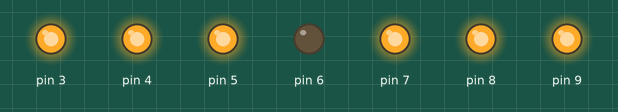
This sketch was run on a simulated Arduino Uno, built with avr-gcc and run on an emulated ATmega328P. On the bench: output pins drawn as LEDs (lit = HIGH).

Above: at 0.5 s.
At 1.5 s:
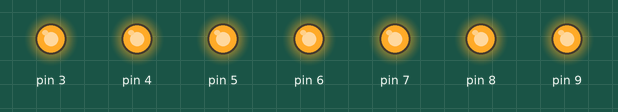
At 2.5 s:
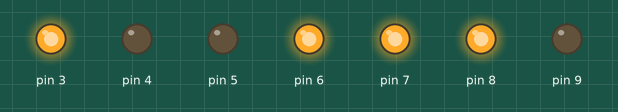
At 3.5 s:
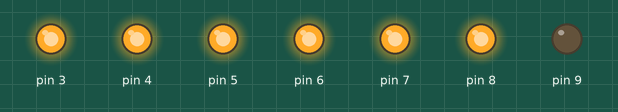
At 4.5 s:
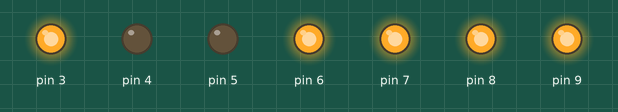
At 5.5 s:
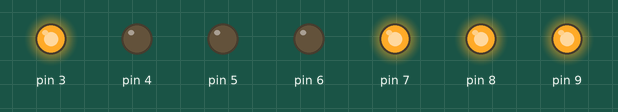
Timing chart, 0 to 6.9 s (numbered marks = the images above):
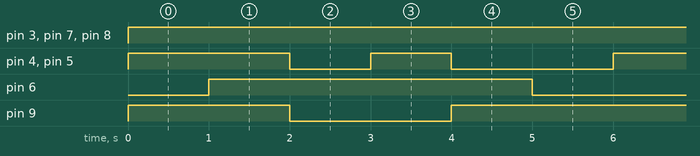

Measured:
- by itself, pin 3, pin 7, pin 8: LOW → HIGH at 0.00 s
- by itself, pin 4, pin 5: repeats every 6.0 s: LOW 1.0 s, HIGH 1.0 s, LOW 2.0 s, HIGH 2.0 s
- by itself, pin 6: alternates HIGH for 4.0 s and LOW for 2.0 s
- by itself, pin 9: repeats every 6.0 s: LOW 2.0 s, HIGH 4.0 s

The sketch:

LED7SEGMENTCHAR.ino
```cpp
bool ledchar[6][7]=
{
  1,1,1,0,1,1,1,
  1,1,1,1,1,1,1,
  1,0,0,1,1,1,0,
  1,1,1,1,1,1,0,
  1,0,0,1,1,1,1,
  1,0,0,0,1,1,1,
};
void setup()
{
  for(int i=3; i<=9; i++) pinMode(i,OUTPUT);
}
void on(byte n)
{
  for(int j=3; j<=9; j++)
  digitalWrite(j,ledchar[n][j-3]);
}
void loop()
{
  for(int i=0; i<=5; i++)
  {
    on(i);
    delay(1000);
  }
}
```
